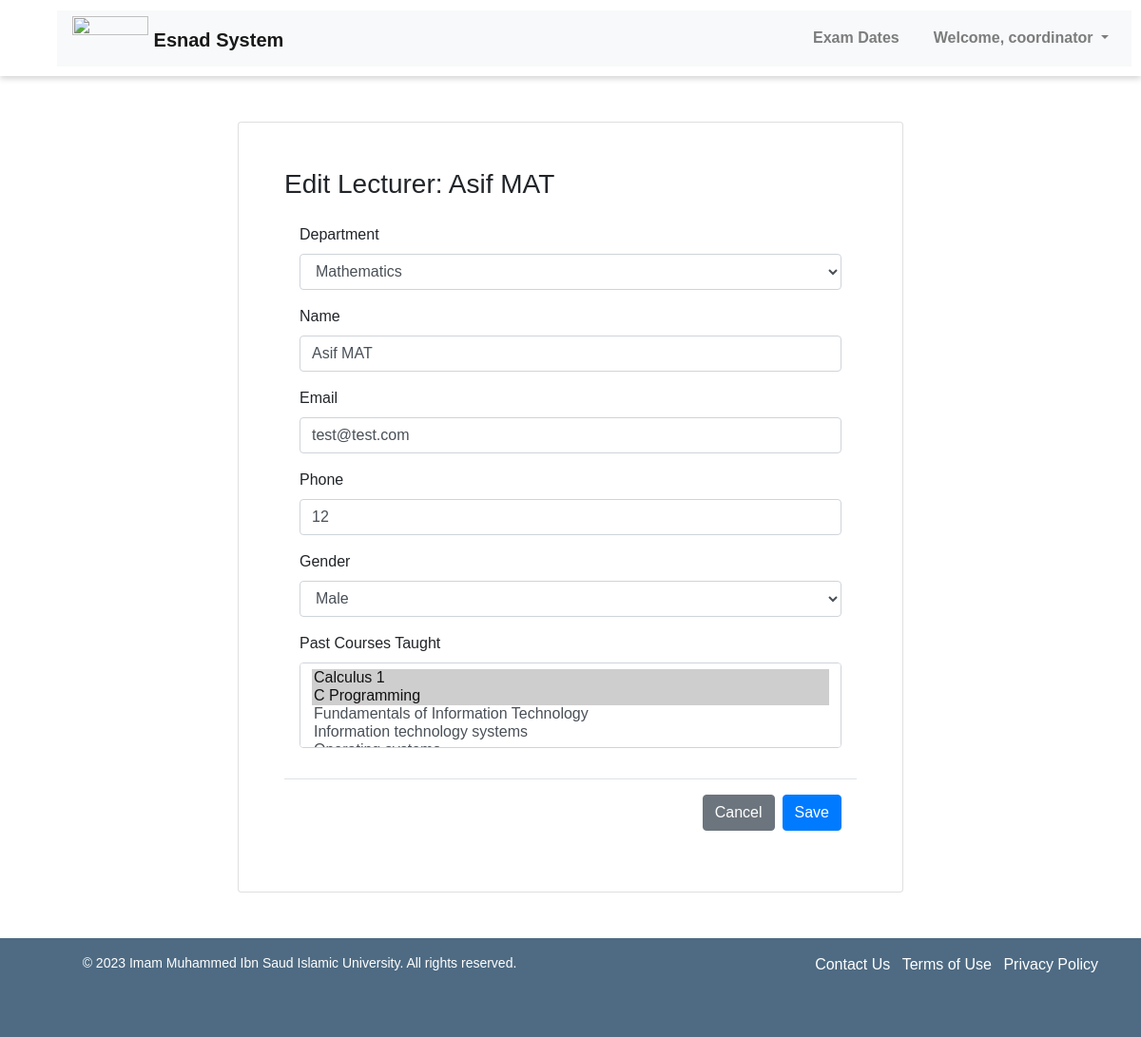
Page /edit-lecturer/1 (signed in) on the committed database.
### pages/models.py (models this page shows, shortened)
class Lecturer(models.Model):
    lecturer_user = models.OneToOneField(User, on_delete=models.CASCADE, null=True)
    lecturer_name = models.CharField(max_length=100)
    lecturer_email = models.EmailField(validators=[EmailValidator()])
    phone_regex = RegexValidator(
        regex=r'^\+?1?\d{10}$',
        message="Phone number must be entered in the format: '+999999999'. Up to 15 digits allowed.",
    )
    lecturer_number = models.CharField(validators=[phone_regex], max_length=17)
    GENDER_CHOICES = (
        ('M', 'Male'),
        ('F', 'Female')
    )
    lecturer_gender = models.CharField(max_length=1, choices=GENDER_CHOICES)
    TEACHER_TYPE_CHOICES = (
        ('L', 'Laboratory'),
        ('T', 'Theory')
    )
    lecturer_type = models.CharField(max_length=1, choices=TEACHER_TYPE_CHOICES)
    lecturer_past_courses = models.ManyToManyField('Course', related_name='past_lecturers', blank=True)
    lecturer_rating = models.FloatField(default=0.0)
    lecturer_department = models.ForeignKey('Department', on_delete=models.SET_NULL, null=True, blank=True)

class Department(models.Model):
    department_name = models.CharField(max_length=100)
    department_code = models.CharField(max_length=100, blank=True)

class Course(models.Model):
    course_code = models.CharField(max_length=100)
    course_name = models.CharField(max_length=100)
    credit_hours = models.PositiveIntegerField(null=True)
    course_lecturer = models.ForeignKey('Lecturer', on_delete=models.SET_NULL, null=True, related_name='courses_taught')
    course_level = models.PositiveIntegerField(null=True)
    course_lab_lecturer = models.ForeignKey('Lecturer', on_delete=models.SET_NULL, null=True, blank=True, related_name='lab_courses_taught')
    course_past_lecturers = models.ManyToManyField('Lecturer', related_name='past_courses', blank=True)
    course_time = models.TimeField(null=True, blank=True)
    course_day = models.CharField(max_length=1, choices=DAYS_OF_WEEK, null=True, blank=True)
    course_department = models.ForeignKey('Department', on_delete=models.SET_NULL, null=True, blank=True)
    course_building = models.CharField(max_length=100, blank=True)
    course_section = models.CharField(max_length=100, blank=True)

### pages/views.py (the view, shortened to what this page needs)
# urls.py: path('edit-lecturer/<int:lecturer_id>', views.edit_lecturer, name='edit_lecturer'),
@login_required(login_url='login')
def edit_lecturer(request, lecturer_id):
    lecturer = Lecturer.objects.get(id=lecturer_id)
    courses = Course.objects.all()
    departments = Department.objects.all()
    users = User.objects.filter(groups__name='Lecturers')
    return render(request, 'edit_lecturer.html', {'lecturer': lecturer, 'courses': courses, 'departments': departments, 'users': users})

### pages/context_processors.py (called while the page is built)
def get_user_groups(request):
    if request.user.is_authenticated:
        groups = request.user.groups.all()
        for group in groups:
            if group.name == 'Coordinators':
                return {'get_user_groups': True}
    return {'get_user_groups': False}

### pages/templates/edit_lecturer.html (shortened to what this page needs)
{% extends 'base.html' %}
{% block content %}
<div class="d-flex justify-content-center">
    <div class="mt-5 card p-5" style="width: 100%; max-width: 700px">
        <h3>
            Edit Lecturer: {{ lecturer.lecturer_name }}
        </h3>
        <form method="POST" action="{% url 'edit_lecturer' lecturer.id %}">
            <div class="modal-body">
                <div class="form-group">
                    <label for="department">Department</label>
                    <select required name="lecturer_department" class="form-control">
                        {% for department in departments %}
                            <option value="{{ department.id }}" {% if department.id == lecturer.lecturer_department.id %} selected {% endif %}>{{ department.department_name }}</option>
                        {% endfor %}
                    </select>
                </div>
                <div class="form-group">
                    <label for="name">Name</label>
                    <input required name="lecturer_name" type="text" class="form-control" id="name" placeholder="Enter Lecturer Name" value="{{ lecturer.lecturer_name }}">
                </div>
                <div class="form-group">
                    <label for="email">Email</label>
                    <input required name="lecturer_email" type="email" class="form-control" id="email" placeholder="Enter Lecturer Email" value="{{ lecturer.lecturer_email }}">
                </div>
                <div class="form-group">
                    <label for="phone">Phone</label>
                    <input required name="lecturer_phone" type="tel" class="form-control" id="phone" placeholder="Enter Lecturer Phone" value="{{ lecturer.lecturer_number }}">
                </div>
                <div class="form-group">
                    <label for="gender">Gender</label>
                    <select required name="lecturer_gender" class="form-control" value="{{lecturer.lecturer_gender}}">
                        <option value="M" {% if lecturer.lecturer_gender == 'M' %} selected {% endif %}
                        >Male</option>
                    </select>
                </div>
                <div class="form-group">
                    <label for="past_courses">Past Courses Taught</label>
                    <select name="lecturer_past_courses" multiple class="form-control" id="past">
                        {% for course in courses %}
                            <option value="{{ course.id }}" {% if course in lecturer.lecturer_past_courses.all %} selected {% endif %}>{{ course.course_name }}</option>
                        {% endfor %}
                    </select>
                </div>
            </div>
            <div class="modal-footer">
            <a href="{% url 'lecturers' %}" class="btn btn-secondary" >Cancel</a>
            <button type="submit" class="btn btn-primary">Save</button>
            </div>
        </form>
    </div>
</div>
{% endblock %}

### pages/templates/header.html (shortened to what this page needs)
{% load static %}
<!DOCTYPE html>
<html lang="en">
<head>
    <link rel="stylesheet" href="{% static 'headfoot.css' %}">
    <link rel="stylesheet" href="https://maxcdn.bootstrapcdn.com/bootstrap/4.5.2/css/bootstrap.min.css">
</head>
<body>
    <header>
        <nav class="navbar navbar-expand-lg navbar-light bg-light">
            <a class="navbar-brand pt-2" href="{% url 'landing' %}">
                <img src="{% static 'images/logo.png' %}" style="margin-top: -12px;" width="80" class="d-inline-block align-top" alt="">
                <span>Esnad System</span>
            </a>
            {% if user.is_authenticated %}
                <div class="collapse navbar-collapse" id="navbarNav">
                    <ul class="navbar-nav ml-auto">
                        {% if user.is_superuser %}
                            <li class="nav-item">
                                <a class="nav-link" href="{% url 'exam_dates' %}">Exam Dates</a>
                            </li>
                            {% comment %} check if user is in Lecturers group {% endcomment %}
                        {% elif get_user_groups %}
                            <li class="nav-item">
                                <a class="nav-link" href="{% url 'exam_dates' %}">Exam Dates</a>
                            </li>
                        {% endif %}
                        {% if user.is_authenticated %}
                        <li class="nav-item dropdown">
                            <a class="nav-link dropdown-toggle" href="#" id="navbarDropdown" role="button" data-toggle="dropdown"
                                aria-haspopup="true" aria-expanded="false">
                                Welcome, {{ user.username }}
                            </a>
                        </li>
                        {% else %}
                        <li class="nav-item">
                            <a class="nav-link btn btn-sm btn-secondary px-4 text-white" href="{% url 'login' %}">Log In</a>
                        </li>
                        {% endif %}
                    </ul>
                </div>
            {% endif %}
        </nav>
    </header>
</body>
</html>

### pages/static/myfirst.css (style rules this page uses)
body.base { font-family: Arial, sans-serif; margin: 0; padding: 0; }
body.base header { display: flex; flex-direction: row; justify-content: space-between; align-items: center; padding: 10px; box-shadow: 0 3px 6px rgba(0, 0, 0, 0.16); height: 80px; }
body.base nav { flex: 1; margin-left: 50px; }
body.base nav ul { display: flex; flex-direction: row; justify-content: flex-end; align-items: center; list-style-type: none; margin: 0; padding: 0; }
body.base nav li { margin-left: 20px; }
body.base nav a { color: #000; text-decoration: none; font-weight: bold; }

### pages/static/headfoot.css (style rules this page uses)
header { display: flex; flex-direction: row; justify-content: space-between; align-items: center; height: 20%; background-color: #fff; padding: 10px; box-shadow: 0 3px 6px rgba(0, 0, 0, 0.16); }
.logo-left img, .logo-right img, .navbar-brand img { height: 100%; }
nav { flex: 1; margin-left: 50px; }
nav ul { display: flex; flex-direction: row; justify-content: flex-end; align-items: center; list-style-type: none; margin: 0; padding: 0; }
nav li { margin-left: 20px; }
nav a { color: #000; text-decoration: none; font-weight: bold; }

### rows in the picture
Lecturer: lecturer_name "Asif MAT", lecturer_department "Mathematics", lecturer_email "test@test.com", lecturer_phone "12", lecturer_gender "Male", lecturer_past_courses "Calculus 1 ☑ / C Programming ☑ / Fundamentals of Information Technology / Information technology systems"

### other values in the picture
{{ user.username }} "coordinator"
